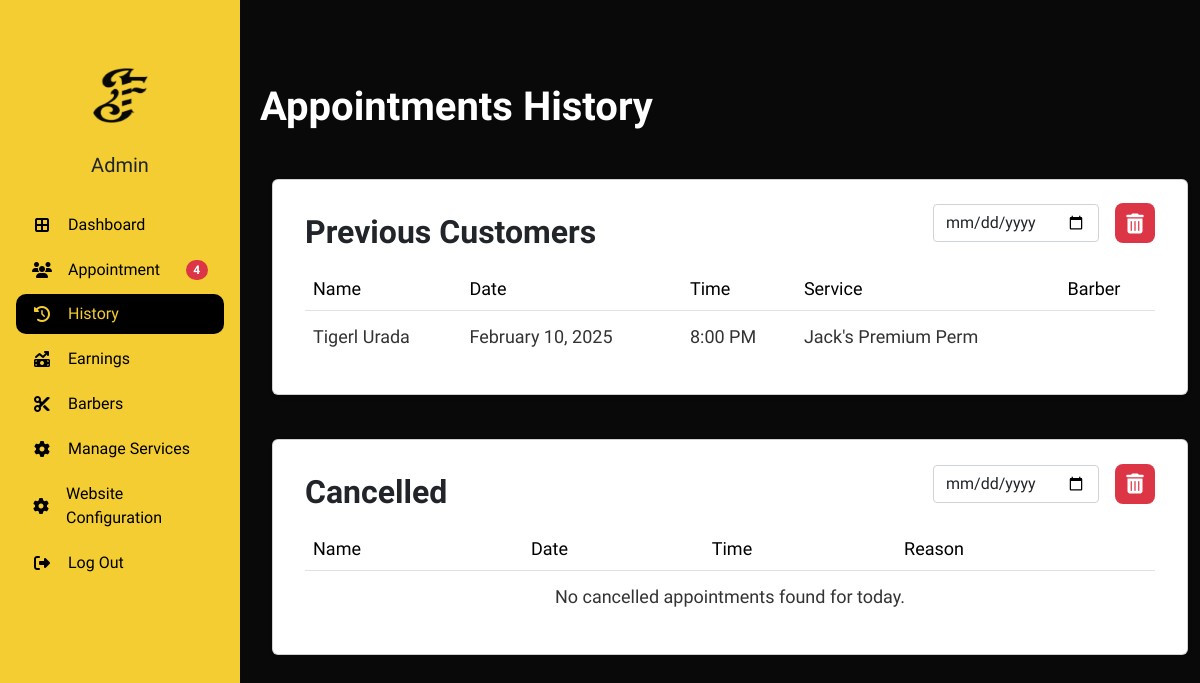
Page /admin/a_history.php (signed in) on the committed database.
### tables this page shows
CREATE TABLE `appointment_tbl` (
  `appointmentID` int(11) NOT NULL,
  `customerID` int(11) DEFAULT NULL,
  `adminID` int(11) DEFAULT NULL,
  `addonID` int(11) DEFAULT NULL,
  `hcID` int(11) DEFAULT NULL,
  `serviceID` int(11) NOT NULL,
  `status` varchar(255) DEFAULT NULL,
  `date` date NOT NULL,
  `timeSlot` varchar(255) NOT NULL,
  `remarks` varchar(255) DEFAULT NULL,
  `reason` varchar(255) DEFAULT NULL,
  `payment_status` enum('pending','partial','paid') DEFAULT 'pending',
  `payment_amount` decimal(10,2) DEFAULT 0.00,
  `gcash_reference` varchar(50) NOT NULL
);

CREATE TABLE `service_tbl` (
  `serviceID` int(11) NOT NULL,
  `serviceName` varchar(50) DEFAULT NULL,
  `servicePrice` varchar(50) DEFAULT NULL,
  `serviceDesc` varchar(255) DEFAULT NULL
);

### admin/a_history.php (the view, shortened to what this page needs)
<!DOCTYPE html>
<html lang="en">
<head>
    <link href="https://cdn.jsdelivr.net/npm/bootstrap@5.3.2/dist/css/bootstrap.min.css" rel="stylesheet">
    <link rel="stylesheet" type="text/css" href="css/table.css">
    <link rel="stylesheet" href="https://cdnjs.cloudflare.com/ajax/libs/font-awesome/6.5.1/css/all.min.css">
    <link rel="stylesheet" href="css/admin.css">
    <link rel="stylesheet" href="css/sidebar.css">
</head>
<body>
    <?php include 'db_connect.php';
    $notificationQuery = "
        SELECT COUNT(*) AS notif_count
        FROM appointment_tbl a
        LEFT JOIN barb_apps_tbl b ON a.appointmentID = b.appointmentID
        WHERE a.status = 'Pending' AND b.barberID IS NULL";
    $notificationResult = mysqli_query($conn, $notificationQuery);
    $notificationData = mysqli_fetch_assoc($notificationResult);
    $notificationCount = $notificationData['notif_count'];
    ?>
    <div class="body d-flex py-3 mt-5">
        <div class="container-xxl">
            <h1 class="dashboard mb-5 ms-5">Appointments History</h1>
            <div class="row mb-4 ms-5">
                <div class="col-md-12">
                    <div class="card p-3">
                        <div class="d-flex justify-content-between align-items-center">
                            <h2 class="fw-bold">Previous Customers</h2>
                            <div class="d-flex align-items-center gap-3">
                                <div class="mb-0">
                                    <input type="date" id="appointmentDate" class="form-control date-picker"
                                    value="<?php echo isset($_GET['appointment_date']) ? $_GET['appointment_date'] : ''; ?>"
                                    oninput="filterAppointments()">
                                </div>
                                <button type="button" class="btn btn-delete"
                                        onclick="confirmDeletion('previous_customer')">
                                    <i class="fa-solid fa-trash-alt fa-lg"></i>
                                </button>
                            </div>
                        </div>
                        <div class="card-body">
                            <div class="table-responsive">
                                <table id="myDataTable" class="table table-hover align-middle mb-0" style="width: 100%;">
                                    <thead>
                                        <tr>
                                            <td>Name</td>
                                            <td>Date</td>
                                            <td>Time</td>
                                            <td>Service</td>
                                            <td>Barber</td>
                                        </tr>
                                    </thead>
                                    <tbody>
                                        <?php
                                            $completedQuery = "SELECT
                                                a.appointmentID,
                                                a.date,
                                                a.timeSlot,
                                                a.status,
                                                CASE
                                                    WHEN c.customerID IS NOT NULL THEN CONCAT(c.firstName, ' ', c.lastName)
                                                    ELSE 'Walk In'
                                                END AS fullName,
                                                s.serviceName,
                                                b.firstName AS barberFirstName,
                                                b.lastName AS barberLastName
                                            FROM
                                                appointment_tbl a
                                            LEFT JOIN
                                                customer_tbl c ON a.customerID = c.customerID
                                            LEFT JOIN
                                                service_tbl s ON a.serviceID = s.serviceID
                                            LEFT JOIN
                                                barb_apps_tbl ba ON a.appointmentID = ba.appointmentID
                                            LEFT JOIN
                                                barbers_tbl b ON b.barberID = ba.barberID
                                            WHERE
                                                a.status = 'Completed'";
                                            $completedQuery .= " ORDER BY a.timeSlot ASC";
                                            $completedResult = mysqli_query($conn, $completedQuery);
                                            if ($completedResult && mysqli_num_rows($completedResult) > 0) {
                                                while ($row = mysqli_fetch_assoc($completedResult)) {
                                                    $formattedDate = date("F d, Y", strtotime($row['date']));
                                                    $isWalkIn = $row['fullName'] === 'Walk In' ? 'true' : 'false';
                                                    echo "<tr>
                                                            <td>
                                                                <a href='#' onclick='showAppointmentDetails({$row['appointmentID']}, {$isWalkIn})'
                                                                data-bs-toggle='modal' data-bs-target='#appointmentModal'
                                                                style='text-decoration: none; color: inherit;'>
                                                                    {$row['fullName']}
                                                                </a>
                                                            </td>
                                                            <td>{$formattedDate}</td>
                                                            <td>{$row['timeSlot']}</td>
                                                            <td>{$row['serviceName']}</td>
                                                            <td>{$row['barberFirstName']} {$row['barberLastName']}</td>
                                                          </tr>";
                                                }
                                            } else {
                                                echo "<tr><td colspan='5' class='text-center'>No completed appointments found.</td></tr>";
                                            }
                                        ?>
                                    </tbody>
                                </table>
                            </div>
                        </div>
                    </div>
                </div>
            </div>
            <div class="row mb-4 ms-5">
                <div class="col-md-12">
                    <div class="card p-3">
                        <div class="d-flex justify-content-between align-items-center">
                            <h2 class="fw-bold">Cancelled</h2>
                            <div class="d-flex align-items-center gap-3">
                                <div class="mb-0">
                                    <input type="date" id="cancelledDate" class="form-control date-picker"
                                    value="<?php echo isset($_GET['cancelled_date']) ? $_GET['cancelled_date'] : ''; ?>"
                                    oninput="filterCancelledAppointments()">
                                </div>
                                <button type="button" class="btn btn-delete"
                                        onclick="confirmDeletion('cancelled')">
                                    <i class="fa-solid fa-trash-alt fa-lg"></i>
                                </button>
                            </div>
                        </div>
                        <div class="card-body">
                            <div class="table-responsive">
                                <table class="table table-hover align-middle">
                                    <thead>
                                        <tr>
                                            <td>Name</td>
                                            <td>Date</td>
                                            <td>Time</td>
                                            <td>Reason</td>
                                        </tr>
                                    </thead>
                                    <tbody>
                                            <?php
                                                $cancelledQuery = "SELECT a.*, c.firstName, c.lastName
                                                FROM appointment_tbl a
                                                LEFT JOIN customer_tbl c ON a.customerID = c.customerID
                                                WHERE a.status = 'Cancelled'";
                                                $cancelledQuery .= " ORDER BY a.timeSlot ASC";
                                                $cancelledResult = mysqli_query($conn, $cancelledQuery);
                                                if ($cancelledResult && mysqli_num_rows($cancelledResult) > 0) {
                                                    while ($row = mysqli_fetch_assoc($cancelledResult)) {
                                                        $formattedDate = date("F d, Y", strtotime($row['date']));
                                                        $firstName = isset($row['firstName']) ? $row['firstName'] : 'Walk';
                                                        $lastName = isset($row['lastName']) ? $row['lastName'] : 'In';
                                                        $fullName = "{$firstName} {$lastName}";
                                                        $isWalkIn = ($row['customerID'] === null) ? 'true' : 'false';
                                                        echo "<tr>
                                                                <td>
                                                                    <a href='#' onclick='showAppointmentDetails({$row['appointmentID']}, {$isWalkIn})'
                                                                    data-bs-toggle='modal' data-bs-target='#appointmentModal'
                                                                    style='text-decoration: none; color: inherit;'>
                                                                    {$fullName}
                                                                    </a>
                                                                </td>
                                                                <td>{$formattedDate}</td>
                                                                <td>{$row['timeSlot']}</td>
                                                                <td>{$row['reason']}</td>
                                                            </tr>";
                                                    }
                                                } else {
                                                    echo "<tr><td colspan='4' class='text-center'>No cancelled appointments found for today.</td></tr>";
                                                }
                                            ?>
                                    </tbody>
                                </table>
                            </div>
                        </div>
                    </div>
                </div>
            </div>
            </div>
        </div>
    <nav id="sidebarMenu" class="collapse d-lg-block sidebar collapse">
        <div class="position-sticky">
            <div class="list-group list-group-flush mx-3 mt-5">
                <div class="avatar-container">
                    <img src="css/images/jof_logo_black.png" alt="logo" width="55" height="55" class="logo">
                    <h5>Admin</h5>
                </div>
                <a href="a_dashboard.php" class="list-group-item list-group-item-action py-2 ripple">
                    <i class="fa-solid fa-border-all fa-fw me-3"></i><span>Dashboard</span>
                </a>
                <a href="appointments.php" class="list-group-item list-group-item-action py-2 ripple d-flex align-items-center justify-content-between">
                    <div>
                        <i class="fa-solid fa-users fa-fw me-3"></i>
                        <span>Appointment</span>
                    </div>
                    <?php if ($notificationCount > 0): ?>
                        <span class="badge bg-danger rounded-pill"><?php echo $notificationCount; ?></span>
                    <?php endif; ?>
                </a>
                <a href="a_history.php" class="list-group-item list-group-item-action py-2 ripple active">
                    <i class="fa-solid fa-clock-rotate-left fa-fw me-3"></i><span>History</span>
                </a>
                <a href="earnings.php" class="list-group-item list-group-item-action py-2 ripple">
                    <i class="fa-solid fa-money-bill-trend-up fa-fw me-3"></i><span>Earnings</span>
                </a>
                <a href="barbers.php" class="list-group-item list-group-item-action py-2 ripple">
                    <i class="fa-solid fa-scissors fa-fw me-3"></i><span>Barbers</span>
                </a>
                <a href="manage_services.php" class="list-group-item list-group-item-action py-2 ripple">
                    <i class="fa-solid fa-gear fa-fw me-3"></i><span>Manage Services</span>
                </a>
                <a href="configuration.php" class="list-group-item list-group-item-action py-2 ripple">
                    <i class="fa-solid fa-gear fa-fw me-3"></i><span>Website Configuration</span>
                </a>
                <a href="../logout-staff.php" class="list-group-item list-group-item-action py-2 ripple">
                    <i class="fa-solid fa-right-from-bracket fa-fw me-3"></i><span>Log Out</span>
                </a>
            </div>
        </div>
    </nav>
</body>
</html>

### rows in the picture
appointment_tbl: fullName "Tigerl Urada", date "February 10, 2025", timeSlot "8:00 PM", serviceID.serviceName "Jack's Premium Perm"

### other values in the picture
$notificationCount "4"
